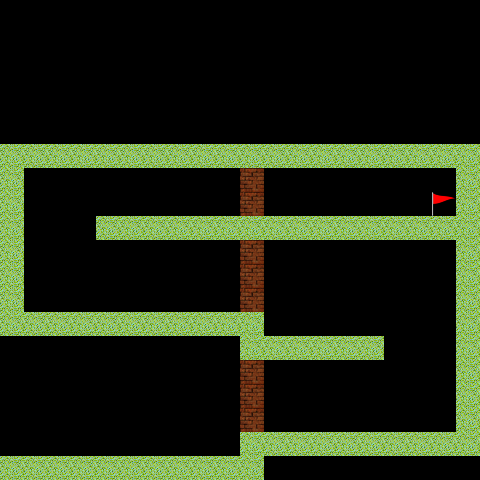

Tiled map render using the project's own tile images. Description and the map definition, with tile-layer contents summarised, below:
An orthogonal 20x20 tile map with 24x24 px tiles, 2 tile layers (Terrain, CollisionObj), 2 tilesets.

<map version="1.0" orientation="orthogonal" renderorder="right-down" width="20" height="20" tilewidth="24" tileheight="24" nextobjectid="12">
 <tileset firstgid="1" source="terrain.tsx" />
 <tileset firstgid="17" name="objects" tilewidth="24" tileheight="24" tilecount="10" columns="10">
  <image source="object.png" width="240" height="24" />
  <tile id="0">
   <properties>
    <property name="animation" value="hazard.png" />
    <property name="animationCount" value="2" />
    <property name="category" value="2" />
   </properties>
  </tile>
  <tile id="1">
   <properties>
    <property name="category" value="4" />
   </properties>
  </tile>
  <tile id="2">
   <properties>
    <property name="category" value="8" />
   </properties>
  </tile>
  <tile id="3">
   <properties>
    <property name="category" value="16" />
   </properties>
  </tile>
  <tile id="4">
   <properties>
    <property name="category" value="32" />
   </properties>
  </tile>
  <tile id="5">
   <properties>
    <property name="category" type="int" value="44" />
   </properties>
  </tile>
  <tile id="6">
   <properties>
    <property name="category" type="int" value="64" />
   </properties>
  </tile>
 </tileset>
 <layer name="Terrain" width="20" height="20">
  <data>[400 cells, 90 non-empty, 1 distinct tile ids]</data>
 </layer>
 <layer name="CollisionObj" width="20" height="20">
  <data>[400 cells, 9 non-empty, 2 distinct tile ids]</data>
 </layer>
</map>
